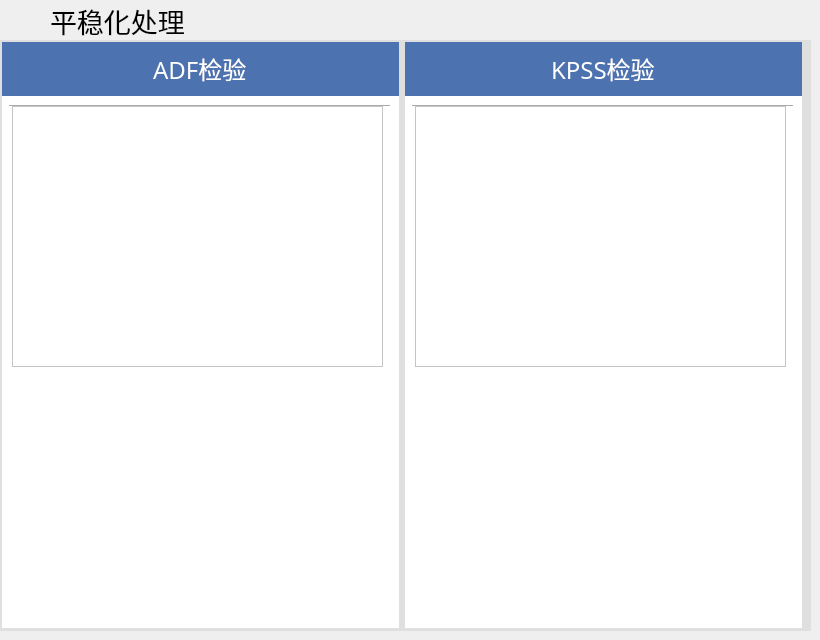
                  <widget class="QWidget" name="page_steady">
                   <widget class="QLabel" name="label_9">
                    <property name="geometry">
                     <rect>
                      <x>50</x>
                      <y>0</y>
                      <width>301</width>
                      <height>41</height>
                     </rect>
                    </property>
                    <property name="font">
                     <font>
                      <family>黑体</family>
                      <pointsize>20</pointsize>
                     </font>
                    </property>
                    <property name="text">
                     <string>平稳化处理</string>
                    </property>
                   </widget>
                   <widget class="QFrame" name="frame_15">
                    <property name="geometry">
                     <rect>
                      <x>0</x>
                      <y>40</y>
                      <width>811</width>
                      <height>591</height>
                     </rect>
                    </property>
                    <property name="styleSheet">
                     <string notr="true">background-color: rgb(223, 223, 223);</string>
                    </property>
                    <property name="frameShape">
                     <enum>QFrame::NoFrame</enum>
                    </property>
                    <property name="frameShadow">
                     <enum>QFrame::Raised</enum>
                    </property>
                    <layout class="QHBoxLayout" name="horizontalLayout_10">
                     <property name="leftMargin">
                      <number>2</number>
                     </property>
                     <property name="topMargin">
                      <number>2</number>
                     </property>
                     <property name="bottomMargin">
                      <number>3</number>
                     </property>
                     <item>
                      <widget class="QFrame" name="frame_16">
                       <property name="styleSheet">
                        <string notr="true">background-color: rgb(255, 255, 255);</string>
                       </property>
                       <property name="frameShape">
                        <enum>QFrame::NoFrame</enum>
                       </property>
                       <property name="frameShadow">
                        <enum>QFrame::Raised</enum>
                       </property>
                       <layout class="QVBoxLayout" name="verticalLayout_5">
                        <property name="spacing">
                         <number>0</number>
                        </property>
                        <property name="leftMargin">
                         <number>0</number>
                        </property>
                        <property name="topMargin">
                         <number>0</number>
                        </property>
                        <property name="rightMargin">
                         <number>0</number>
                        </property>
                        <property name="bottomMargin">
                         <number>0</number>
                        </property>
                        <item>
                         <widget class="QWidget" name="widget_5" native="true">
                          <property name="sizePolicy">
                           <sizepolicy hsizetype="Preferred" vsizetype="Preferred">
                            <horstretch>0</horstretch>
                            <verstretch>1</verstretch>
                           </sizepolicy>
                          </property>
                          <property name="styleSheet">
                           <string notr="true">background-color: rgb(76, 114, 176);</string>
                          </property>
                          <layout class="QHBoxLayout" name="horizontalLayout_11">
                           <item alignment="Qt::AlignHCenter|Qt::AlignVCenter">
                            <widget class="QLabel" name="label_12">
                             <property name="font">
                              <font>
                               <family>黑体</family>
                               <pointsize>18</pointsize>
                              </font>
                             </property>
                             <property name="styleSheet">
                              <string notr="true">color: rgb(255, 255, 255);</string>
                             </property>
                             <property name="text">
                              <string>ADF检验</string>
                             </property>
                            </widget>
                           </item>
                          </layout>
                         </widget>
                        </item>
                        <item>
                         <widget class="QWidget" name="widget_6" native="true">
                          <property name="sizePolicy">
                           <sizepolicy hsizetype="Preferred" vsizetype="Preferred">
                            <horstretch>0</horstretch>
                            <verstretch>20</verstretch>
                           </sizepolicy>
                          </property>
                          <widget class="Line" name="line_3">
                           <property name="geometry">
                            <rect>
                             <x>7</x>
                             <y>0</y>
                             <width>381</width>
                             <height>20</height>
                            </rect>
                           </property>
                           <property name="orientation">
                            <enum>Qt::Horizontal</enum>
                           </property>
                          </widget>
                          <widget class="QWidget" name="widget_ACF" native="true">
                           <property name="geometry">
                            <rect>
                             <x>10</x>
                             <y>270</y>
                             <width>371</width>
                             <height>271</height>
                            </rect>
                           </property>
                          </widget>
                          <widget class="QTextEdit" name="textEditADF">
                           <property name="geometry">
                            <rect>
                             <x>10</x>
                             <y>10</y>
                             <width>371</width>
                             <height>261</height>
                            </rect>
                           </property>
                           <property name="font">
                            <font>
                             <family>黑体</family>
                             <pointsize>13</pointsize>
                            </font>
                           </property>
                          </widget>
                         </widget>
                        </item>
                       </layout>
                      </widget>
                     </item>
                     <item>
                      <widget class="QFrame" name="frame_17">
                       <property name="styleSheet">
                        <string notr="true">background-color: rgb(255, 255, 255);</string>
                       </property>
                       <property name="frameShape">
                        <enum>QFrame::NoFrame</enum>
                       </property>
                       <property name="frameShadow">
                        <enum>QFrame::Raised</enum>
                       </property>
                       <layout class="QVBoxLayout" name="verticalLayout_6">
                        <property name="spacing">
                         <number>0</number>
                        </property>
                        <property name="leftMargin">
                         <number>0</number>
                        </property>
                        <property name="topMargin">
                         <number>0</number>
                        </property>
                        <property name="rightMargin">
                         <number>0</number>
                        </property>
                        <property name="bottomMargin">
                         <number>0</number>
                        </property>
                        <item>
                         <widget class="QWidget" name="widget_7" native="true">
                          <property name="sizePolicy">
                           <sizepolicy hsizetype="Preferred" vsizetype="Preferred">
                            <horstretch>0</horstretch>
                            <verstretch>1</verstretch>
                           </sizepolicy>
                          </property>
                          <property name="styleSheet">
                           <string notr="true">background-color: rgb(76, 114, 176);</string>
                          </property>
                          <layout class="QHBoxLayout" name="horizontalLayout_12">
                           <item alignment="Qt::AlignHCenter|Qt::AlignVCenter">
                            <widget class="QLabel" name="label_13">
                             <property name="font">
                              <font>
                               <family>黑体</family>
                               <pointsize>18</pointsize>
                              </font>
                             </property>
                             <property name="styleSheet">
                              <string notr="true">color: rgb(255, 255, 255);</string>
                             </property>
                             <property name="text">
                              <string>KPSS检验</string>
                             </property>
                            </widget>
                           </item>
                          </layout>
                         </widget>
                        </item>
                        <item>
                         <widget class="QWidget" name="widget_8" native="true">
                          <property name="sizePolicy">
                           <sizepolicy hsizetype="Preferred" vsizetype="Preferred">
                            <horstretch>0</horstretch>
                            <verstretch>20</verstretch>
                           </sizepolicy>
                          </property>
                          <widget class="Line" name="line_4">
                           <property name="geometry">
                            <rect>
                             <x>7</x>
                             <y>0</y>
                             <width>381</width>
                             <height>20</height>
                            </rect>
                           </property>
                           <property name="orientation">
                            <enum>Qt::Horizontal</enum>
                           </property>
                          </widget>
                          <widget class="QWidget" name="widget_PACF" native="true">
                           <property name="geometry">
                            <rect>
                             <x>10</x>
                             <y>270</y>
                             <width>371</width>
                             <height>271</height>
                            </rect>
                           </property>
                          </widget>
                          <widget class="QTextEdit" name="textEditKPSS">
                           <property name="geometry">
                            <rect>
                             <x>10</x>
                             <y>10</y>
                             <width>371</width>
                             <height>261</height>
                            </rect>
                           </property>
                           <property name="font">
                            <font>
                             <family>黑体</family>
                             <pointsize>13</pointsize>
                            </font>
                           </property>
                          </widget>
                         </widget>
                        </item>
                       </layout>
                      </widget>
                     </item>
                    </layout>
                   </widget>
                   <widget class="QLabel" name="label_28">
                    <property name="geometry">
                     <rect>
                      <x>0</x>
                      <y>0</y>
                      <width>41</width>
                      <height>41</height>
                     </rect>
                    </property>
                    <property name="styleSheet">
                     <string notr="true">border-image: url(:/3/res/工作状态流.png)</string>
                    </property>
                    <property name="text">
                     <string/>
                    </property>
                   </widget>
                  </widget>
